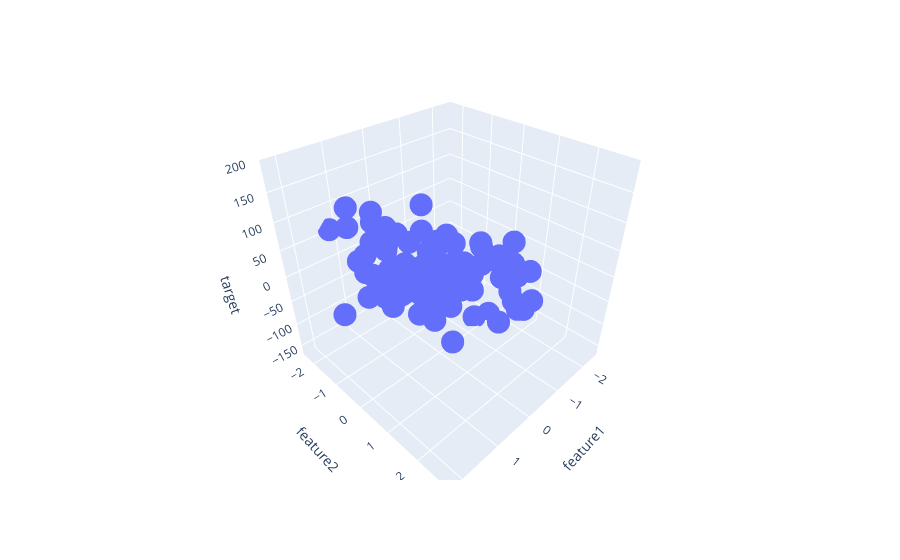

Notebook source saved alongside this figure:
### Code cell
#plotting the data using plotly
fig=px.scatter_3d(df,x='feature1',y='feature2',z='target')
fig.show()
